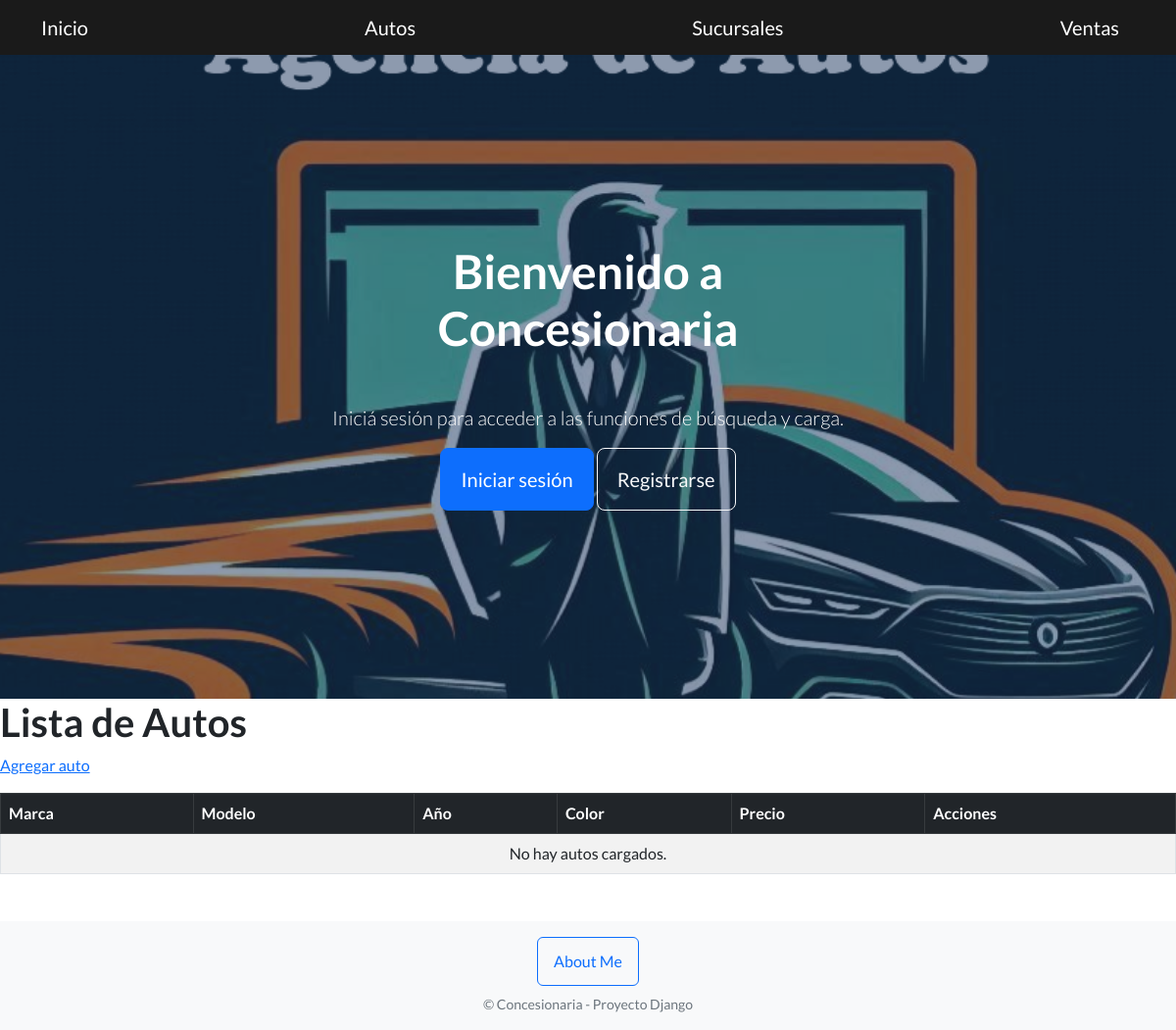
Page /Autos/ on the earlier database version.
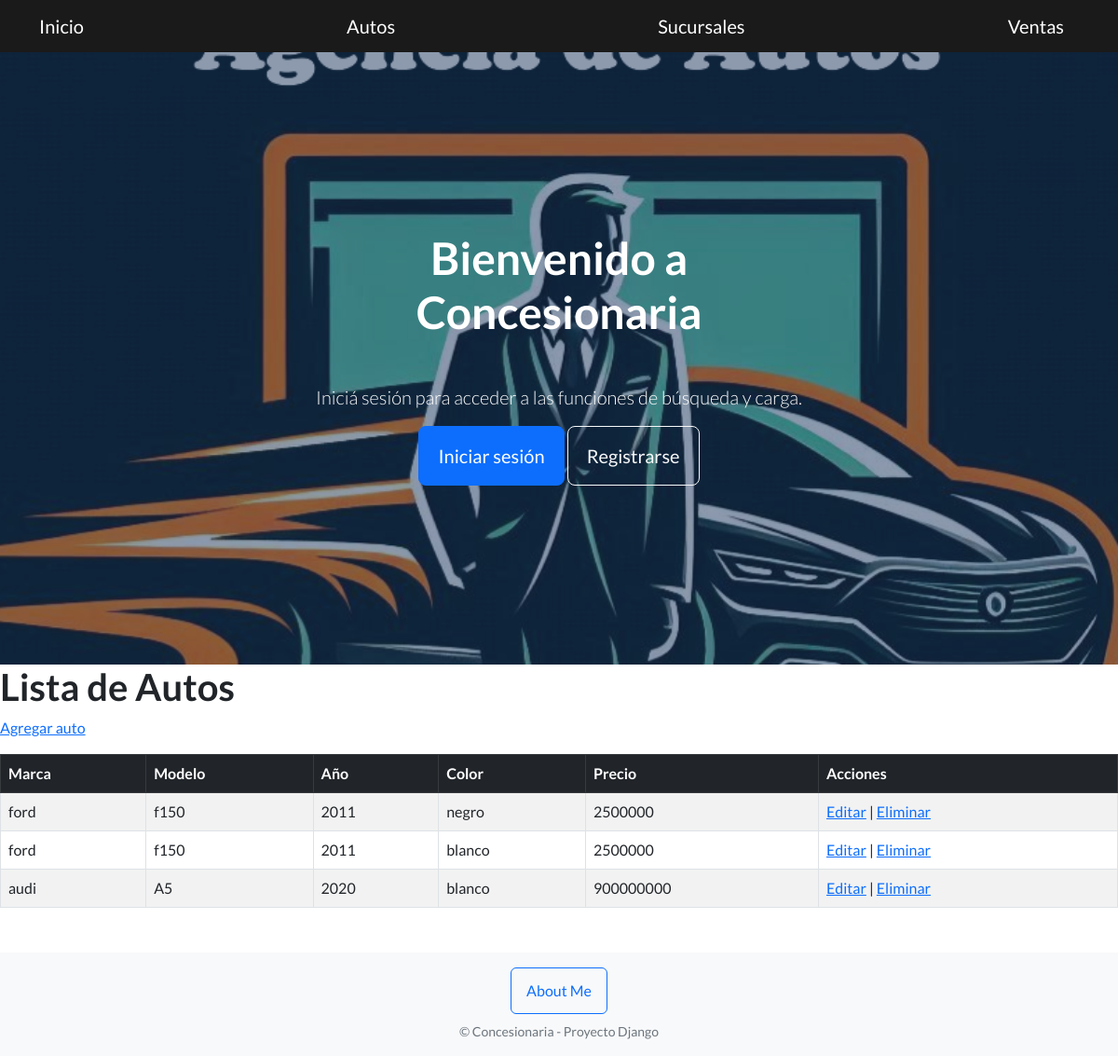
Same page on the later database version.
### AppFinal/models.py (models this page shows)
class Autos(models.Model):
    marca=models.CharField(max_length=40)
    modelo=models.CharField(max_length=30)
    anio=models.IntegerField()
    color=models.CharField(max_length=15)
    precio=models.IntegerField()
    imagen=models.ImageField(upload_to='autos/', null=True, blank=True)

### AppFinal/views.py (the view)
# urls.py: path('Autos/', views.Autos_view, name="Autos"),
def Autos_view(request):
    Lista_Autos = Autos.objects.all()
    return render(request,"AppFinal/Autos.html",{"autos":Lista_Autos})

### AppFinal/templates/AppFinal/Autos.html
{% extends "AppFinal/inicio.html" %}
{% block contenidoQueCambia %}
<h1>Lista de Autos</h1>
<p>
    <a href="{% url 'AutosAgregar' %}">Agregar auto</a>
</p>
<table class="table table-striped table-bordered table-hover">
    <thead class="table-dark">
        <tr>
            <th>Marca</th>
            <th>Modelo</th>
            <th>Año</th>
            <th>Color</th>
            <th>Precio</th>
            <th>Acciones</th>
        </tr>
    </thead>
    <tbody>
        {% for auto in autos %}
        <tr>
            <td>{{ auto.marca }}</td>
            <td>{{ auto.modelo }}</td>
            <td>{{ auto.anio }}</td>
            <td>{{ auto.color }}</td>
            <td>{{ auto.precio }}</td>
            <td>
                <a href="{% url 'AutosEditar' auto.id %}">Editar</a> |
                <a href="{% url 'AutosEliminar' auto.id %}">Eliminar</a>
            </td>
        </tr>
        {% empty %}
        <tr>
            <td colspan="6" class="text-center">No hay autos cargados.</td>
        </tr>
        {% endfor %}
    </tbody>
</table>
{% endblock %}

Differences in the rows shown:
added Autos: marca "ford", modelo "f150", anio "2011", color "negro", precio "2500000"
added Autos: marca "ford", modelo "f150", anio "2011", color "blanco", precio "2500000"
added Autos: marca "audi", modelo "A5", anio "2020", color "blanco", precio "900000000"
Other differences:
text no longer shown: "No hay autos cargados."
